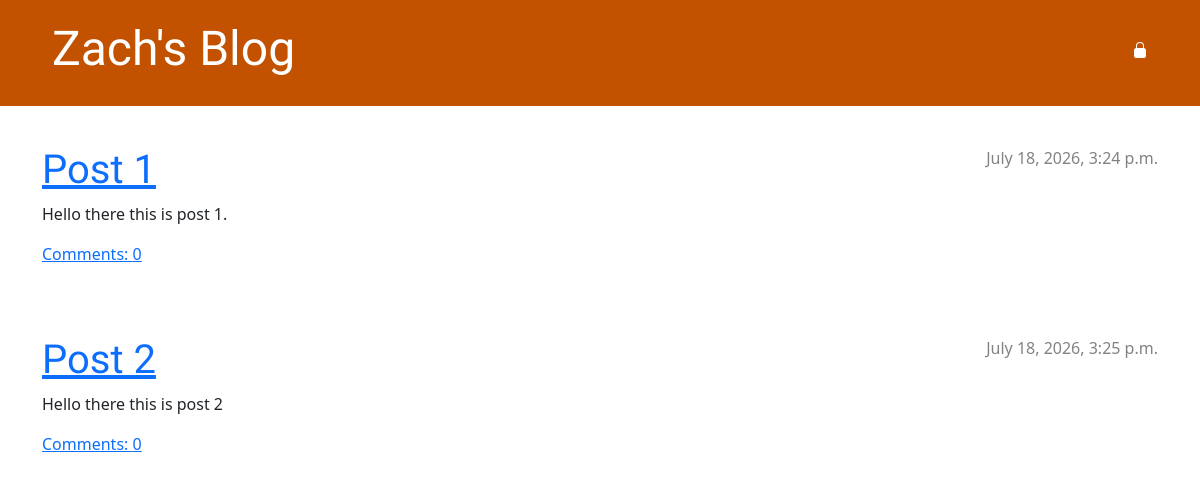
The page / on the database its author committed.
### blog/models.py (models this page shows, shortened)
class Post(models.Model):
    author = models.ForeignKey(settings.AUTH_USER_MODEL, on_delete=models.CASCADE)
    title = models.CharField(max_length=200)
    text = models.TextField()
    created_date = models.DateTimeField(default=timezone.now)
    published_date = models.DateTimeField(blank=True, null=True)
    def approved_comments(self):
        return self.comments.filter(approved_comment=True)

### blog/views.py (the view)
# urls.py: path('', views.post_list, name='post_list'),
def post_list(request):
    posts = Post.objects.filter(published_date__lte=timezone.now()).order_by('published_date')
    return render(request, 'blog/post_list.html', {'posts': posts})

### blog/templates/blog/post_list.html
{% extends 'blog/base.html' %}
{% block content %}
    {% for post in posts %}
        <div class="post">
            <div class="date">
                {{ post.published_date }}
            </div>
            <h1><a href="{% url 'post_detail' pk=post.pk %}">{{ post.title }}</a></h1>
            <p>{{ post.text|linebreaksbr }}</p>
            <a href="{% url 'post_detail' pk=post.pk %}">Comments: {{ post.approved_comments.count }}</a>
        </div>
    {% endfor %}
{% endblock content %}

### blog/static/css/blog.css (style rules this page uses)
h1, h2, h3, h4 { font-family: 'Lobster', cursive; }
.date { color: #828282; }
.post { margin-bottom: 70px; }
.post > .date, .post > .actions { float: right; }

### rows shown on the page
Post: published_date "July 18, 2026, 3:24 p.m.", title "Post 1", text "Hello there this is post 1.", approved_comments.count "0"
Post: published_date "July 18, 2026, 3:25 p.m.", title "Post 2", text "Hello there this is post 2", approved_comments.count "0"
